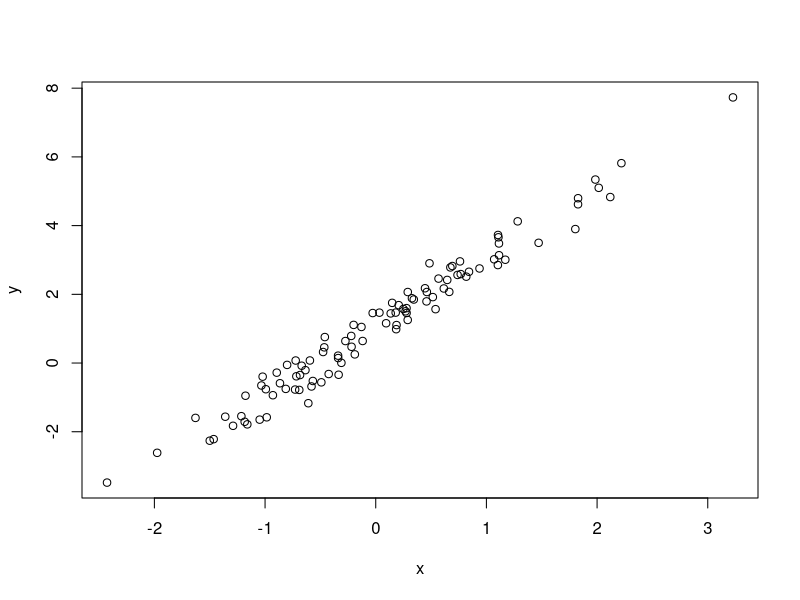
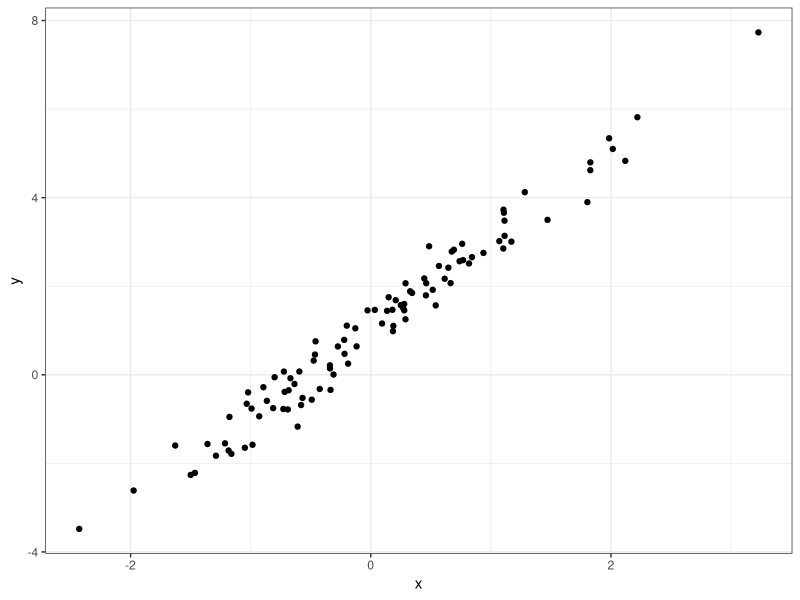
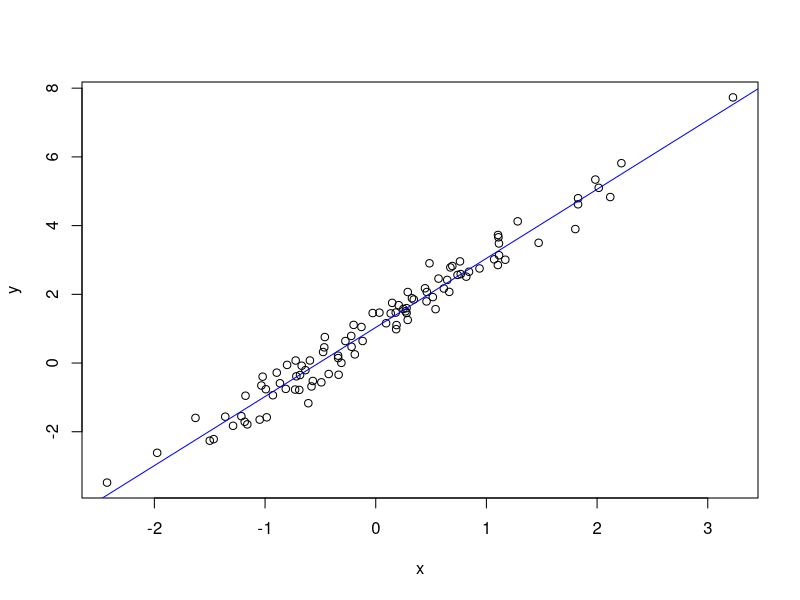
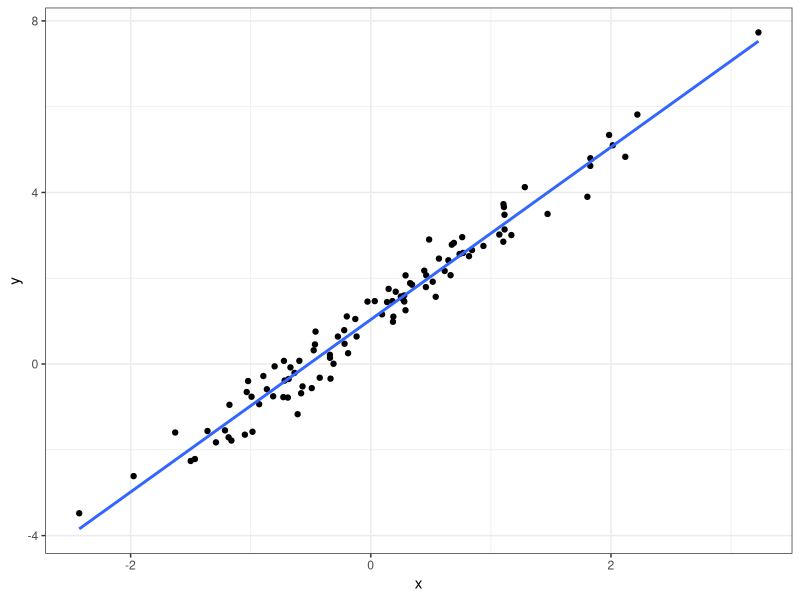
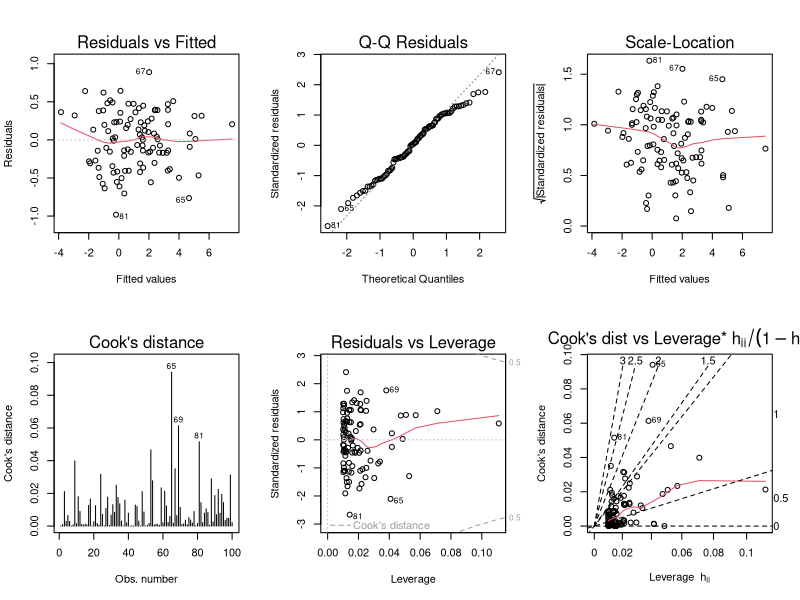
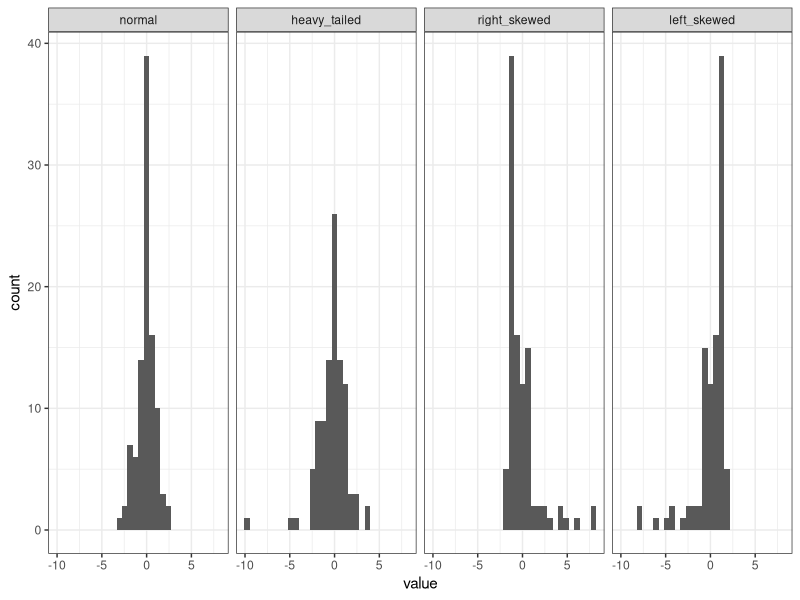
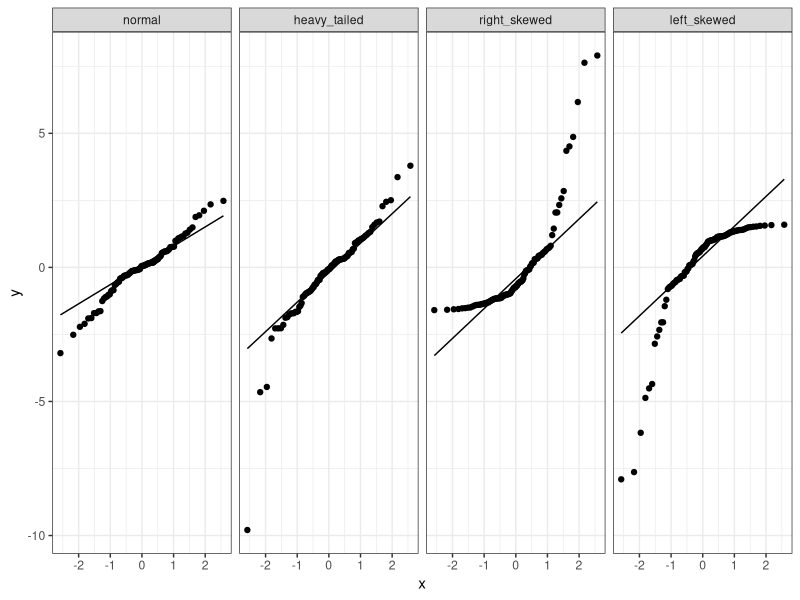
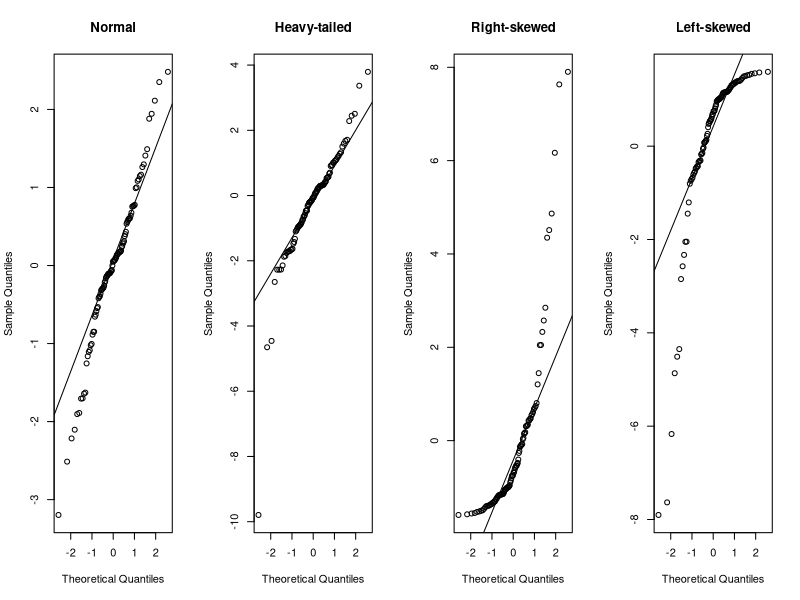

Write R code to recreate these figures, in order.
## ----------------------------------------------------------------------------------------
if (!require("tidyverse")) {
  install.packages("tidyverse")
  library("tidyverse")
}


## ----------------------------------------------------------------------------------------
set.seed(20170320)


## ----------------------------------------------------------------------------------------
n <- 100 
x <- rnorm(n)
b0 <- 1
b1 <- 2
sigma <- 0.4
error <- rnorm(n,0,sigma)
y <- b0+b1*x+error

d <- data.frame(x=x,y=y)


## ----------------------------------------------------------------------------------------
plot(y ~ x, data = d)


## ----------------------------------------------------------------------------------------
library("ggplot2")
ggplot(d, aes(x=x, y=y)) +
  geom_point() +
  theme_bw()


## ----------------------------------------------------------------------------------------
m <- lm(y ~ x, data = d)


## ----------------------------------------------------------------------------------------
m
summary(m)


## ----------------------------------------------------------------------------------------
plot(y ~ x, data = d)
abline(m, col='blue')


## ----------------------------------------------------------------------------------------
ggplot(d, aes(x=x, y=y)) +
  geom_point() + 
  stat_smooth(method = "lm", se = FALSE) +
  theme_bw()


## ----------------------------------------------------------------------------------------
opar = par(mfrow=c(2,3))  # Create a 2x3 grid of plots and save the original settings
plot(m, 1:6, ask=FALSE)   # Plot all 6 diagnostics plots
par(opar)                 # Return to original graphics settings




## ----------------------------------------------------------------------------------------
n <- 100
errors <- data.frame(rep = 1:n,
                     normal       = rnorm(n),
                     heavy_tailed = rt(n, df=3),
                     right_skewed = exp(rnorm(n))) %>%
  
  mutate(right_skewed = right_skewed - exp(1/2),  # make sure errors have expectation of 0
         left_skewed  = 0 - right_skewed) 

errors_long <- errors %>%
  tidyr::gather(distribution,value,-rep) %>%
  mutate(distribution = factor(distribution, 
                               levels = c("normal",
                                          "heavy_tailed",
                                          "right_skewed",
                                          "left_skewed")))


## ----------------------------------------------------------------------------------------
ggplot(errors_long, aes(x=value)) + 
  geom_histogram() + 
  facet_grid(. ~ distribution) + 
  theme_bw()


## ----------------------------------------------------------------------------------------
ggplot(errors_long, aes(sample=value)) + 
  geom_qq() + 
  geom_qq_line() + 
  facet_grid(. ~ distribution) + 
  theme_bw()


## ----------------------------------------------------------------------------------------
opar = par(mfrow=c(1,4))
qqnorm(errors$normal, main="Normal")
qqline(errors$normal)
qqnorm(errors$heavy_tailed, main="Heavy-tailed")
qqline(errors$heavy_tailed)
qqnorm(errors$right_skewed, main="Right-skewed")
qqline(errors$right_skewed)
qqnorm(errors$left_skewed, main="Left-skewed")
qqline(errors$left_skewed)
par(opar)


## ----------------------------------------------------------------------------------------
y <- errors %>%
  mutate(x = rnorm(n))

models <- list()
models[[1]] <- lm(normal       ~ x, data=y)
models[[2]] <- lm(heavy_tailed ~ x, data=y)
models[[3]] <- lm(right_skewed ~ x, data=y)
models[[4]] <- lm(left_skewed  ~ x, data=y)
names(models) <- c("normal","heavy_tailed","right_skewed","left_skewed")


## ----------------------------------------------------------------------------------------
opar <- par(mfrow=c(2,3))
plot(models$normal, 1:6, ask=FALSE)
par(opar)


## ----------------------------------------------------------------------------------------
opar <- par(mfrow=c(2,3))
plot(models$heavy_tailed, 1:6, ask=FALSE)
par(opar)


## ----------------------------------------------------------------------------------------
opar <- par(mfrow=c(2,3))
plot(models$right_skewed, 1:6, ask=FALSE)
par(opar)


## ----------------------------------------------------------------------------------------
opar <- par(mfrow=c(2,3))
plot(models$left_skewed, 1:6, ask=FALSE)
par(opar)


## ----------------------------------------------------------------------------------------
opar = par(mfrow=c(1,4))
for (i in 1:4) plot(models[[i]], 2, main=names(models)[i])
par(opar)




## ----------------------------------------------------------------------------------------
n  <- 100
b0 <- 0
b1 <- 1
d  <- data.frame(x = runif(n)) %>%
  mutate(error = rnorm(n,0,x),
         y = b0+b1*x+error)
  
m <- lm(y~x, data=d)
opar <- par(mfrow=c(2,3))
plot(m, 1:6, ask=FALSE)
par(opar)


## ----------------------------------------------------------------------------------------
plot(m, 1)


## ----------------------------------------------------------------------------------------
plot(m,3)




## ----------------------------------------------------------------------------------------
n <- 100
b0 <-1 
b1 <- 2
d <- data.frame(x = rnorm(n)) %>%
  mutate(
    error =rnorm(n),
    y = b0+b1*x + error)

m <- lm(y ~ x, data = d)


## ----------------------------------------------------------------------------------------
names(m)


## ----------------------------------------------------------------------------------------
plot(m$residuals)


## ----------------------------------------------------------------------------------------
dd <- data.frame(index = 1:length(m$residuals),
                 residuals = m$residuals)
ggplot(dd, aes(index, residuals)) +
  geom_point() + 
  stat_smooth(se = FALSE) +
  theme_bw()


## ----------------------------------------------------------------------------------------
d <- d %>% 
  mutate(error = sin(2*pi*(1:n)/n)+rnorm(n),
         y = b0+b1*x+error)

m <- lm(y ~ x, data = d)

dd <- data.frame(index = 1:length(m$residuals),
                 residuals = m$residuals)
ggplot(dd, aes(index, residuals)) +
  geom_point() + 
  stat_smooth(se = FALSE) +
  theme_bw()


## ----------------------------------------------------------------------------------------
opar <- par(mfrow=c(2,3))
plot(m, 1:6, ask=FALSE)
par(opar)




## ----------------------------------------------------------------------------------------
n <- 100
b0 <- 1
b1 <- 2
d <- data.frame(x = rnorm(n)) %>%
  mutate(y = b0+b1*x + rnorm(n))
                
m <- lm(y ~ x, data = d)

d$residuals <- m$residuals

ggplot(d, aes(x, residuals)) + 
  geom_point() + 
  stat_smooth(se = FALSE) + 
  theme_bw()


## ----------------------------------------------------------------------------------------
n <- 100
b0 <- 1
b1 <- 2
d <- data.frame(x = rnorm(n)) %>%
  mutate(y = b0+b1*x+x^2 + rnorm(n))
                
m <- lm(y ~ x, data = d)

d$residuals <- m$residuals

ggplot(d, aes(x, residuals)) + 
  geom_point() + 
  stat_smooth(se = FALSE) + 
  theme_bw()


## ----------------------------------------------------------------------------------------
opar <- par(mfrow=c(2,3))
plot(m, 1:6, ask=FALSE)
par(opar)




## ---- eval=FALSE-------------------------------------------------------------------------
## # install.packages("ggResidpanel")
## library("ggResidpanel")
## 
## resid_panel(m, plots="R")
## resid_panel(m, plots="SAS")
